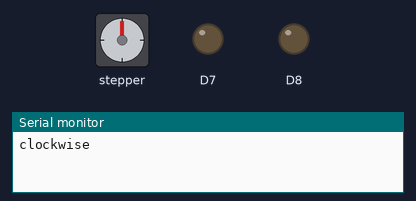
A sketch run on a simulated ESP8266 (NodeMCU). Shown: stepper motor, output pins drawn as LEDs (lit = HIGH), the last lines printed to the serial monitor. Stepper angles assume 2048 steps per turn.

Above: at 0.05 s.
At 1.95 s:
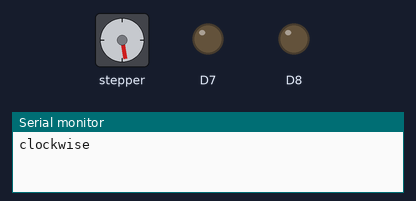
At 3.85 s:
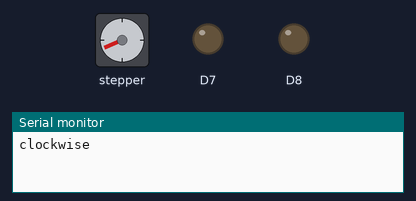
At 7.7 s:
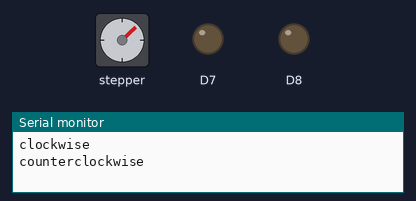
Timing chart, 0 to 16.2 s (numbered marks = the images above):
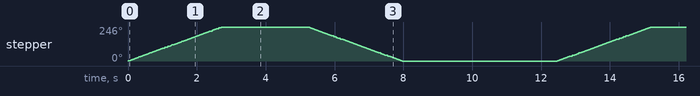

Measured:
- by itself, stepper: turns 246° clockwise in 2.7 s, then 246° counter-clockwise in 2.7 s, repeating every 12.5 s

The sketch:

36-PuertaStepper.ino
```cpp
// (licence header left out)
// include Arduino stepper motor library
#include <Stepper.h>

// number of steps per one revolution is 2048 ( = 4096 half steps)
#define STEPS  2048

// stepper motor control pins
#define IN1   D0   // IN1 is connected to NodeMCU pin D1 (GPIO5)
#define IN2   D3   // IN2 is connected to NodeMCU pin D2 (GPIO4)
#define IN3   D5   // IN3 is connected to NodeMCU pin D3 (GPIO0)
#define IN4   D6   // IN4 is connected to NodeMCU pin D4 (GPIO2)


// #define IN4   D6   // IN4 is connected to NodeMCU pin D4 (GPIO2)
// #define IN4   D6   // IN4 is connected to NodeMCU pin D4 (GPIO2)

// initialize stepper library
Stepper stepper(STEPS, IN4, IN2, IN3, IN1);
  int dir=200;
  int stepsTaken;
  int steps = 7;
  boolean FC_abierta;
  boolean FC_cerrada;

void setup(void)
{
  pinMode(IN1, OUTPUT);
  pinMode(IN2, OUTPUT);
  pinMode(IN3, OUTPUT);
  pinMode(IN4, OUTPUT);
  pinMode(D7, OUTPUT);
  pinMode(D8, OUTPUT);
  stepper.setSpeed(15);  // set stepper motor speed to 10 rpm
 Serial.begin(9600);
 }


// main loop
void loop()
{
 yield();


      Serial.println("clockwise");
       while(stepsTaken < steps){
          yield(); // Let other things run
          stepper.step(dir * 1);
          stepsTaken++;
      }
         stepsTaken=0;
       delay(2500);

 Serial.println("counterclockwise");
      while(stepsTaken < steps){
          yield(); // Let other things run
          stepper.step(-dir * 1);
          stepsTaken++;
      }
         stepsTaken=0;
           delay(2500);

//   // stepper.step( 20 * dir );
//   // step one revolution  in one direction:
//  Serial.println("clockwise");
//  stepper.step(dir);
//  delay(2500);
//
//  // step one revolution in the other direction:
//  Serial.println("counterclockwise");
//  stepper.step(-dir);
//

  digitalWrite(IN1, LOW);
  digitalWrite(IN2, LOW);
  digitalWrite(IN3, LOW);
  digitalWrite(IN4, LOW);

  delay(2000);
}

void abrir_puerta(){

       Serial.println("clockwise");
       int stepsTaken=0;
       while(stepsTaken < steps){
          yield(); // Let other things run
          FC_abierta= digitalRead(D7);
          if(FC_abierta){
            stepper.step(dir * 1);
          }
          stepsTaken++;
        }
         stepsTaken=0;
         digitalWrite(IN1, LOW);
         digitalWrite(IN2, LOW);
         digitalWrite(IN3, LOW);
         digitalWrite(IN4, LOW);

}

// end of code.
```
